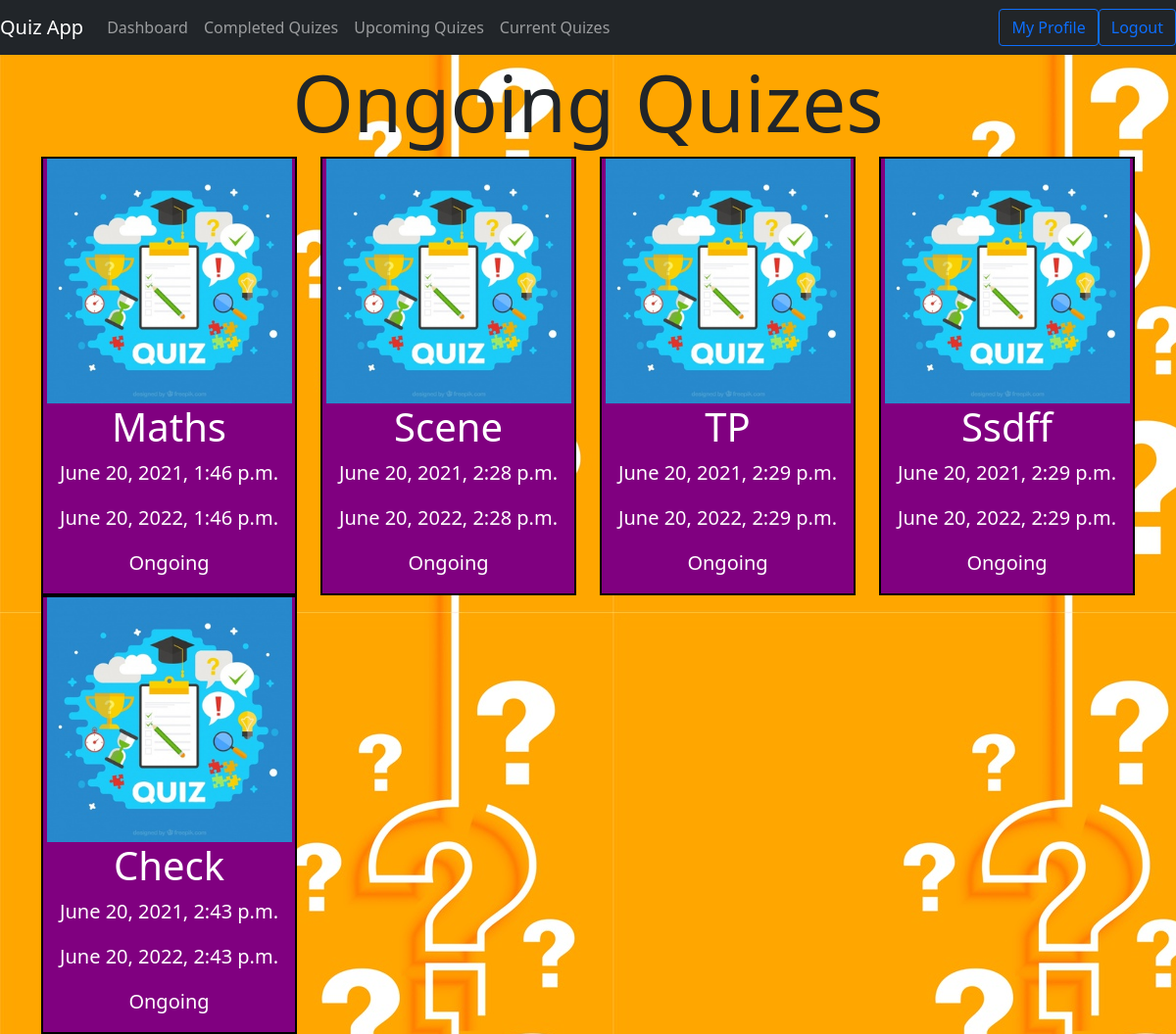
Page /quiz/current/ (signed in) on the committed database.
### BaseApp/models.py (models this page shows)
class Quiz(models.Model):
    category = models.CharField(max_length=40)
    start_time = models.DateTimeField(null=False)
    end_time = models.DateTimeField(null = False)
    choices = (
        ('Completed','Completed'),
        ('Ongoing','Ongoing'),
        ('Future','Future'))
    status = models.CharField(max_length=20,choices=choices)
    def __str__(self) -> str:
        return self.category

### BaseApp/views.py (the view)
# urls.py: path('quiz/current/',views.QuizCurrentView, name = 'quizcurrent'),
def QuizCurrentView(request):
    if not request.user.is_authenticated:
        return HttpResponseRedirect('/home')
    ongoing_quiz = Quiz.objects.filter(status = 'Ongoing')
    return render(request,'BaseApp/quiz_current.html',{'ongoing':ongoing_quiz})

### BaseApp/templates/BaseApp/quiz_current.html (shortened to what this page needs)
{% extends 'BaseApp/base_after.html' %}
{% load static %}
{% block cssfiles %}
    <link rel="stylesheet" href="{% static 'css/quiz_current.css' %}">
{% endblock cssfiles %}
{% block content %}
    <div class = "container center2">
        <h1 class = "display-1"> Ongoing Quizes </h1>
        <div class = "row">
        {% for quiz in ongoing %}
                <div class = "col-sm-3 icon">
                <a href="{% url 'quiz' quiz.id  %}" id = "remove">
                    <div class = "center">
                    <img src="{% static 'images/quiz.jpg' %} " alt="" class = "mx-auto logo">
                    <br>
                    <h3 class = "display-6">{{quiz}} </h3>
                    <p class = "lead">{{quiz.start_time}} </p>
                    <p class = "lead">{{quiz.end_time}} </p>
                    <p class = "lead"> {{quiz.status}} </p>
                    </div>
                </a>
                </div>
        {% endfor %}
        </div>
    </div>
{% endblock content %}

### BaseApp/templates/BaseApp/base_after.html (shortened to what this page needs)
{% load static %}
<!DOCTYPE html>
<html lang="en">
<head>
    <link rel="stylesheet" href="{% static 'bootstrap/css/bootstrap.min.css' %}">
    <link rel="stylesheet" href="{% static 'bootstrap/css/bootstrap.css' %}">
    <link rel="stylesheet" href="{% static 'css/base.css' %}">
    {% block cssfiles %}
    {% endblock cssfiles %}
</head>
<body id="bg" style="background-image: url('{% static "images/background.jpg"%}')";>
<body>
    <nav class="navbar navbar-expand-lg navbar-dark bg-dark">
        <a class="navbar-brand" href="#">Quiz App</a>
        <div class="collapse navbar-collapse" id="navbarText">
            <ul class="navbar-nav mr-auto">
            <li class="nav-item active">
                <a class="nav-link" href="{% url 'dashboard' %}">Dashboard </a>
            </li>
            <li class="nav-item">
                <a class="nav-link" href="{% url 'quizpast' %}">Completed Quizes</a>
            </li>
            <li class="nav-item">
                <a class="nav-link" href="{% url 'quizfuture' %}">Upcoming Quizes</a>
            </li>
            <li class="nav-item">
                <a class="nav-link" href="{% url 'quizcurrent' %}">Current Quizes</a>
            </li>
            </ul>
        </div>
        <ul class="navbar-nav ml-auto">
            <li class="nav-item">
                <form class="form-inline" action= "{% url 'signup' %}" method = "POST">
                    <button class="btn btn-outline-primary my-2 my-sm-0" type="submit">My Profile</button>
                </form>
            </li>
            <li class="nav-item">
                <form class="form-inline" action= "{% url 'logout' %}" method = "POST">
                    <button class="btn btn-outline-primary my-2 my-sm-0" type="submit">Logout</button>
                </form>
            </li>
        </ul>
    </nav>
    {% block content %}
    {% endblock content %}
</body>
</html>

### BaseApp/static/css/quiz_current.css (style rules this page uses)
.logo { max-width: 250px; max-height: auto; height: auto; width: auto; }
.center { text-align: center; border-top: 2px solid black; border-left: 2px solid black; border-right: 2px solid black; border-bottom: 2px solid black; background-color: purple; color: white; }
.center2 { text-align: center; }
#remove { text-decoration: none; }

### rows in the picture
Quiz: category "Maths", start_time "June 20, 2021, 1:46 p.m.", end_time "June 20, 2022, 1:46 p.m.", status "Ongoing"
Quiz: category "Scene", start_time "June 20, 2021, 2:28 p.m.", end_time "June 20, 2022, 2:28 p.m.", status "Ongoing"
Quiz: category "TP", start_time "June 20, 2021, 2:29 p.m.", end_time "June 20, 2022, 2:29 p.m.", status "Ongoing"
Quiz: category "Ssdff", start_time "June 20, 2021, 2:29 p.m.", end_time "June 20, 2022, 2:29 p.m.", status "Ongoing"
Quiz: category "Check", start_time "June 20, 2021, 2:43 p.m.", end_time "June 20, 2022, 2:43 p.m.", status "Ongoing"
